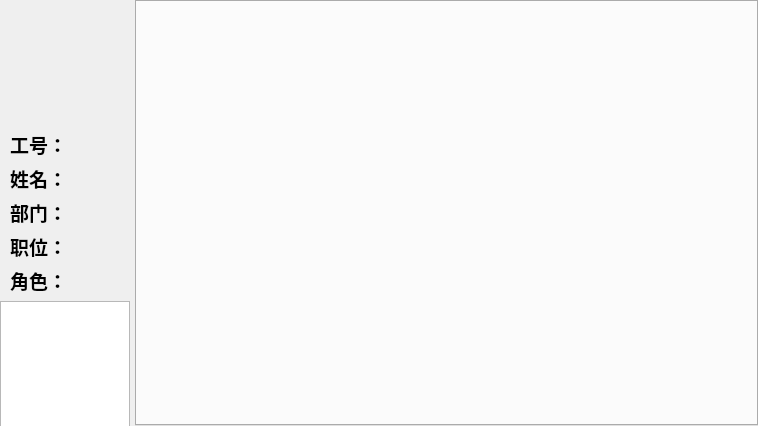
<?xml version="1.0" encoding="UTF-8"?>
<ui version="4.0">
 <class>DialogPersonInfo</class>
 <widget class="QDialog" name="DialogPersonInfo">
  <property name="geometry">
   <rect>
    <x>0</x>
    <y>0</y>
    <width>758</width>
    <height>426</height>
   </rect>
  </property>
  <property name="minimumSize">
   <size>
    <width>0</width>
    <height>0</height>
   </size>
  </property>
  <property name="maximumSize">
   <size>
    <width>1666666</width>
    <height>166666</height>
   </size>
  </property>
  <property name="windowTitle">
   <string>Dialog</string>
  </property>
  <layout class="QHBoxLayout" name="horizontalLayout_2">
   <property name="spacing">
    <number>0</number>
   </property>
   <property name="leftMargin">
    <number>0</number>
   </property>
   <property name="topMargin">
    <number>0</number>
   </property>
   <property name="rightMargin">
    <number>0</number>
   </property>
   <property name="bottomMargin">
    <number>0</number>
   </property>
   <item>
    <widget class="QWidget" name="leftWidget" native="true">
     <property name="minimumSize">
      <size>
       <width>135</width>
       <height>0</height>
      </size>
     </property>
     <property name="maximumSize">
      <size>
       <width>135</width>
       <height>16777215</height>
      </size>
     </property>
     <widget class="QWidget" name="layoutWidget">
      <property name="geometry">
       <rect>
        <x>0</x>
        <y>10</y>
        <width>132</width>
        <height>467</height>
       </rect>
      </property>
      <layout class="QVBoxLayout" name="verticalLayout_4">
       <property name="sizeConstraint">
        <enum>QLayout::SizeConstraint::SetFixedSize</enum>
       </property>
       <item>
        <widget class="QWidget" name="infoWidget" native="true">
         <property name="minimumSize">
          <size>
           <width>130</width>
           <height>0</height>
          </size>
         </property>
         <property name="maximumSize">
          <size>
           <width>130</width>
           <height>16777215</height>
          </size>
         </property>
         <layout class="QVBoxLayout" name="verticalLayout_3">
          <property name="spacing">
           <number>0</number>
          </property>
          <property name="leftMargin">
           <number>0</number>
          </property>
          <property name="topMargin">
           <number>0</number>
          </property>
          <property name="rightMargin">
           <number>0</number>
          </property>
          <property name="bottomMargin">
           <number>0</number>
          </property>
          <item>
           <layout class="QVBoxLayout" name="verticalLayout_2">
            <property name="spacing">
             <number>20</number>
            </property>
            <property name="rightMargin">
             <number>2</number>
            </property>
            <item>
             <layout class="QHBoxLayout" name="horizontalLayout">
              <item>
               <spacer name="horizontalSpacer_2">
                <property name="orientation">
                 <enum>Qt::Orientation::Horizontal</enum>
                </property>
                <property name="sizeHint" stdset="0">
                 <size>
                  <width>8</width>
                  <height>10</height>
                 </size>
                </property>
               </spacer>
              </item>
              <item>
               <widget class="QLabel" name="labelPhoto">
                <property name="minimumSize">
                 <size>
                  <width>100</width>
                  <height>100</height>
                 </size>
                </property>
                <property name="maximumSize">
                 <size>
                  <width>100</width>
                  <height>100</height>
                 </size>
                </property>
                <property name="font">
                 <font>
                  <family>仿宋</family>
                  <pointsize>14</pointsize>
                  <bold>true</bold>
                 </font>
                </property>
                <property name="text">
                 <string/>
                </property>
               </widget>
              </item>
              <item>
               <spacer name="horizontalSpacer_3">
                <property name="orientation">
                 <enum>Qt::Orientation::Horizontal</enum>
                </property>
                <property name="sizeHint" stdset="0">
                 <size>
                  <width>10</width>
                  <height>10</height>
                 </size>
                </property>
               </spacer>
              </item>
             </layout>
            </item>
            <item>
             <layout class="QVBoxLayout" name="verticalLayout">
              <property name="spacing">
               <number>5</number>
              </property>
              <property name="leftMargin">
               <number>10</number>
              </property>
              <item>
               <widget class="QLabel" name="labelNo">
                <property name="font">
                 <font>
                  <family>仿宋</family>
                  <pointsize>14</pointsize>
                  <bold>true</bold>
                 </font>
                </property>
                <property name="text">
                 <string>工号：</string>
                </property>
               </widget>
              </item>
              <item>
               <widget class="QLabel" name="labelName">
                <property name="font">
                 <font>
                  <family>仿宋</family>
                  <pointsize>14</pointsize>
                  <bold>true</bold>
                 </font>
                </property>
                <property name="text">
                 <string>姓名：</string>
                </property>
               </widget>
              </item>
              <item>
               <widget class="QLabel" name="labelDepartment">
                <property name="font">
                 <font>
                  <family>仿宋</family>
                  <pointsize>14</pointsize>
                  <bold>true</bold>
                 </font>
                </property>
                <property name="text">
                 <string>部门：</string>
                </property>
               </widget>
              </item>
              <item>
               <widget class="QLabel" name="labelPosition">
                <property name="font">
                 <font>
                  <family>仿宋</family>
                  <pointsize>14</pointsize>
                  <bold>true</bold>
                 </font>
                </property>
                <property name="text">
                 <string>职位：</string>
                </property>
               </widget>
              </item>
              <item>
               <widget class="QLabel" name="labelRole">
                <property name="font">
                 <font>
                  <family>仿宋</family>
                  <pointsize>14</pointsize>
                  <bold>true</bold>
                 </font>
                </property>
                <property name="text">
                 <string>角色：</string>
                </property>
               </widget>
              </item>
             </layout>
            </item>
           </layout>
          </item>
         </layout>
        </widget>
       </item>
       <item>
        <widget class="QListWidget" name="employeeList">
         <property name="minimumSize">
          <size>
           <width>130</width>
           <height>240</height>
          </size>
         </property>
         <property name="maximumSize">
          <size>
           <width>130</width>
           <height>240</height>
          </size>
         </property>
         <property name="frameShape">
          <enum>QFrame::Shape::StyledPanel</enum>
         </property>
        </widget>
       </item>
      </layout>
     </widget>
    </widget>
   </item>
   <item>
    <widget class="QTabWidget" name="rightWidget">
     <property name="currentIndex">
      <number>-1</number>
     </property>
     <property name="tabBarAutoHide">
      <bool>true</bool>
     </property>
    </widget>
   </item>
  </layout>
 </widget>
 <resources/>
 <connections/>
</ui>
